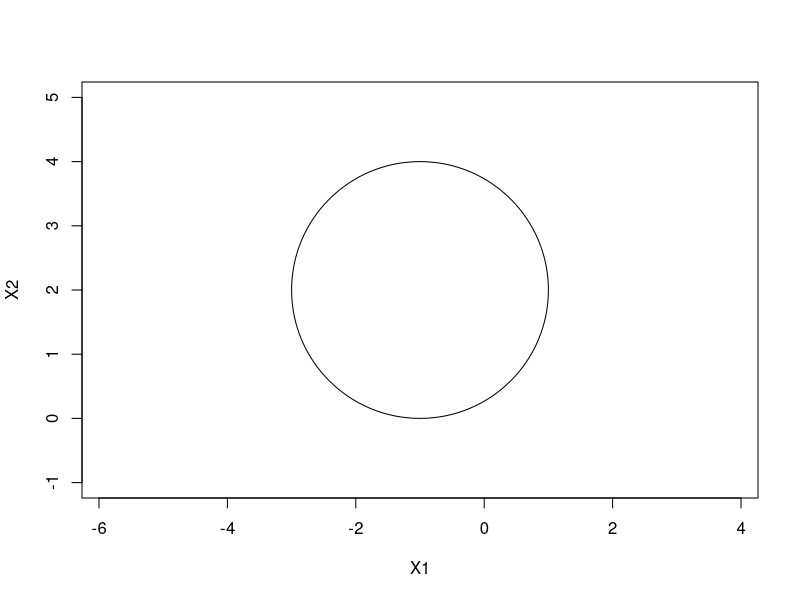
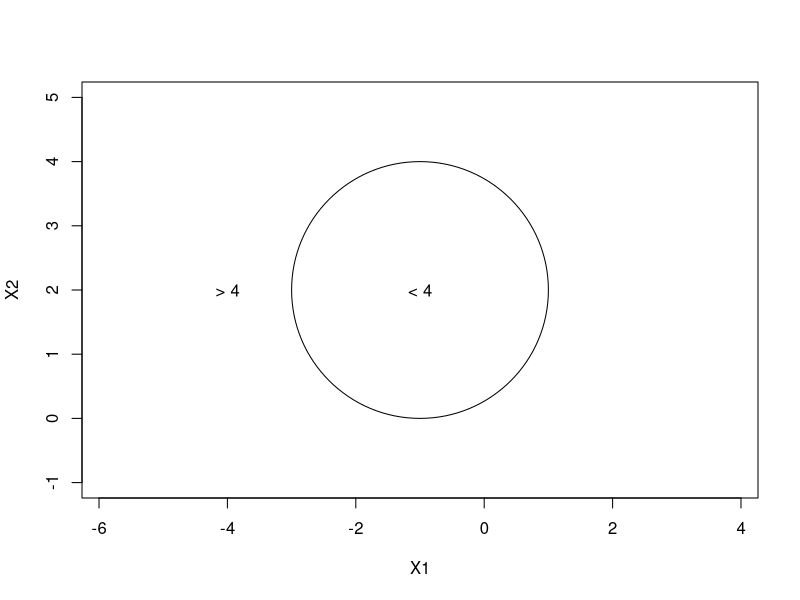
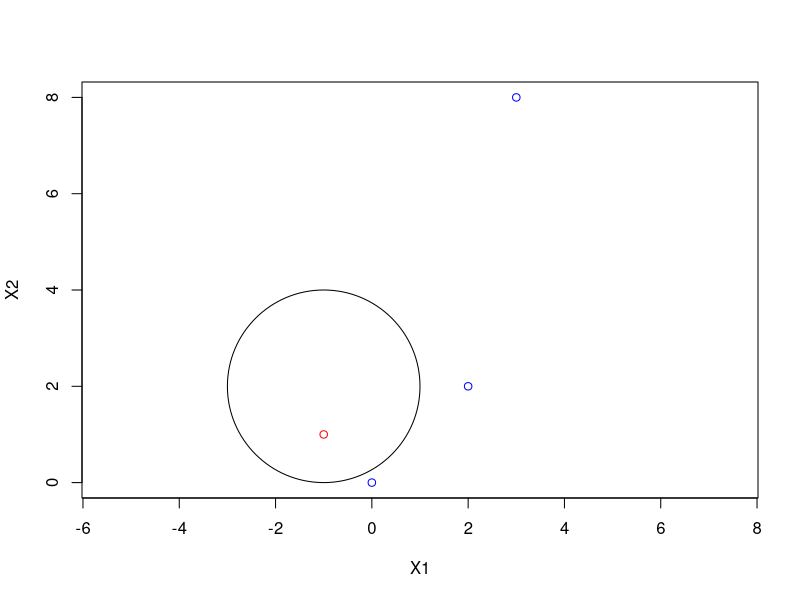

These figures' R source, in order:
radius = 2
plot(NA, NA, type = "n", xlim = c(-4, 2), ylim = c(-1, 5), asp = 1, xlab = "X1", 
     ylab = "X2")
symbols(c(-1), c(2), circles = c(radius), add = TRUE, inches = FALSE)

radius = 2
plot(NA, NA, type = "n", xlim = c(-4, 2), ylim = c(-1, 5), asp = 1, xlab = "X1", 
     ylab = "X2")
symbols(c(-1), c(2), circles = c(radius), add = TRUE, inches = FALSE)
text(c(-1), c(2), "< 4")
text(c(-4), c(2), "> 4")

radius = 2
plot(c(0, -1, 2, 3), c(0, 1, 2, 8), col = c("blue", "red", "blue", "blue"), 
     type = "p", asp = 1, xlab = "X1", ylab = "X2")
symbols(c(-1), c(2), circles = c(radius), add = TRUE, inches = FALSE)